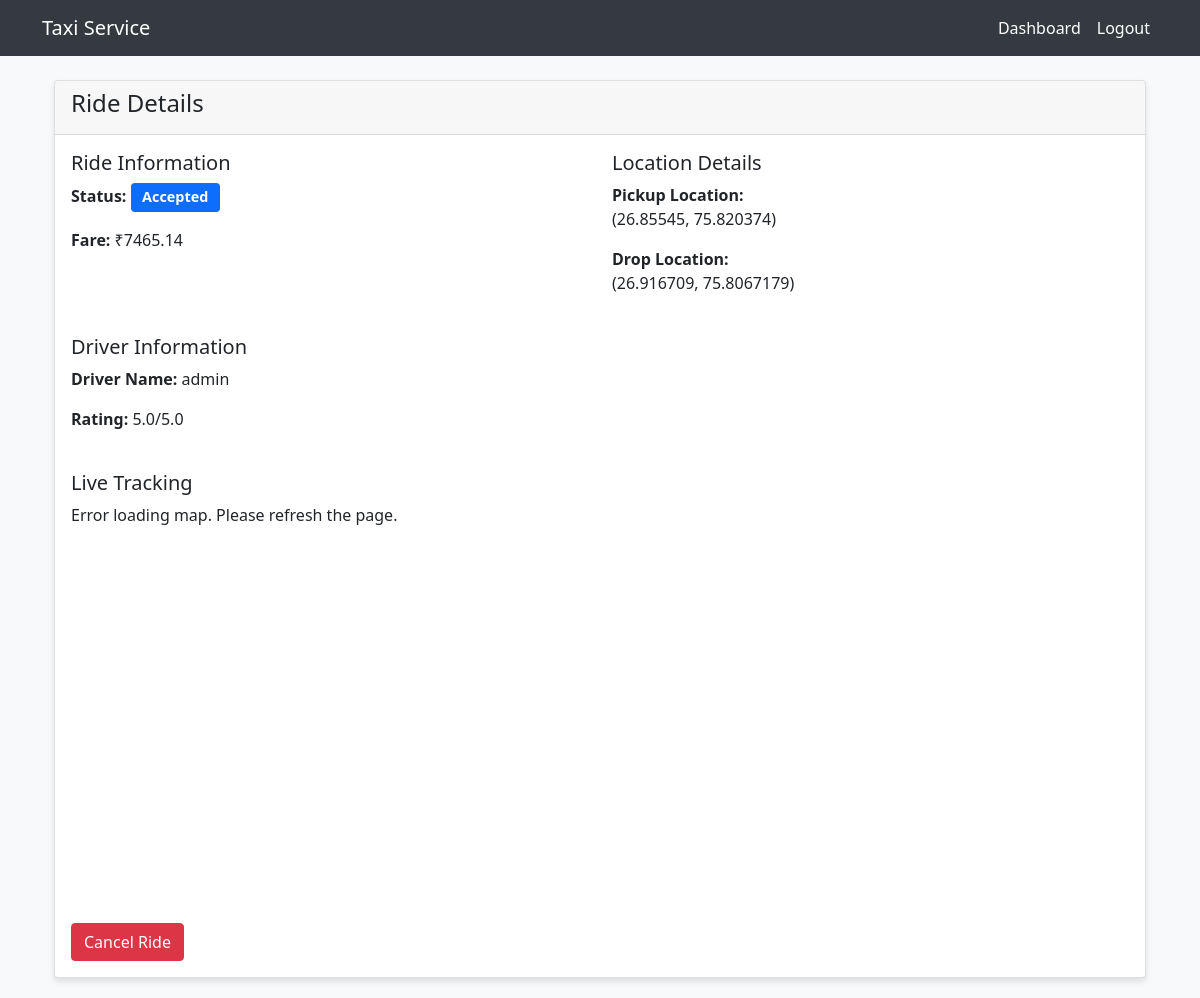
Screenshot of /ride/73/ (signed in) with the database file from the repository.
### rides/models.py (models this page shows, shortened)
class Ride(models.Model):
    customer = models.ForeignKey(User, on_delete=models.CASCADE)
    driver = models.ForeignKey(Driver, on_delete=models.SET_NULL, null=True, blank=True)
    pickup_latitude = models.FloatField()
    pickup_longitude = models.FloatField()
    drop_latitude = models.FloatField()
    drop_longitude = models.FloatField()
    car_type = models.CharField(max_length=50, default="Sedan")
    status = models.CharField(max_length=20, choices=[
        ('Pending', 'Pending'),
        ('Accepted', 'Accepted'),
        ('Completed', 'Completed'),
        ('Cancelled', 'Cancelled')
    ], default='Pending')
    fare = models.DecimalField(max_digits=10, decimal_places=2, default=0)
    cancellation_fee = models.DecimalField(max_digits=10, decimal_places=2, default=0)
    estimated_time = models.CharField(max_length=50, null=True, blank=True)
    cancellation_reason = models.CharField(max_length=50, choices=REASONS, null=True, blank=True)

class Driver(models.Model):
    user = models.OneToOneField(User, on_delete=models.CASCADE)
    latitude = models.FloatField(null=True, blank=True)
    longitude = models.FloatField(null=True, blank=True)
    is_available = models.BooleanField(default=True)
    rating = models.FloatField(default=5.0)
    car_type = models.CharField(max_length=50, default="Sedan")

### rides/views.py (the view)
# urls.py: path("ride/<int:ride_id>/", ride_details, name="ride_details"),
@login_required
def ride_details(request, ride_id):
    try:
        ride = get_object_or_404(Ride, id=ride_id)
        return render(request, "rides/ride_details.html", {
            "ride": ride,
            "MAPBOX_ACCESS_TOKEN": settings.MAPBOX_ACCESS_TOKEN
        })
    except Exception as e:
        messages.error(request, "Error loading ride details.")
        return redirect('dashboard')

### rides/templates/rides/ride_details.html (shortened to what this page needs)
{% extends 'base.html' %}
{% load static %}
{% block extra_head %}
<link href='https://api.mapbox.com/mapbox-gl-js/v2.15.0/mapbox-gl.css' rel='stylesheet' />
{% endblock %}
{% block content %}
<div class="container mt-4">
    <div class="card">
        <div class="card-header">
            <h4>Ride Details</h4>
        </div>
        <div class="card-body">
            <div class="row mb-4">
                <div class="col-md-6">
                    <h5>Ride Information</h5>
                    <p><strong>Status:</strong>
                        <span class="badge {% if ride.status == 'Completed' %}bg-success
                                    {% elif ride.status == 'Cancelled' %}bg-danger
                                    {% elif ride.status == 'Accepted' %}bg-primary
                                    {% else %}bg-warning{% endif %}">
                            {{ ride.status }}
                        </span>
                    </p>
                    <p><strong>Fare:</strong> ₹{{ ride.fare }}</p>
                </div>
                <div class="col-md-6">
                    <h5>Location Details</h5>
                    <p><strong>Pickup Location:</strong><br>
                        ({{ ride.pickup_latitude }}, {{ ride.pickup_longitude }})</p>
                    <p><strong>Drop Location:</strong><br>
                        ({{ ride.drop_latitude }}, {{ ride.drop_longitude }})</p>
                </div>
            </div>
            {% if ride.status == 'Accepted' and ride.driver %}
            <div class="row mb-4">
                <div class="col-md-12">
                    <h5>Driver Information</h5>
                    <p><strong>Driver Name:</strong> {{ ride.driver.user.username }}</p>
                    <p><strong>Rating:</strong> {{ ride.driver.rating }}/5.0</p>
                </div>
            </div>
            <h5>Live Tracking</h5>
            <div id="map"></div>
            {% endif %}
            {% if ride.status == 'Pending' or ride.status == 'Accepted' %}
            <div class="mt-3">
                <a href="{% url 'cancel_ride' ride.id %}" class="btn btn-danger">Cancel Ride</a>
            </div>
            {% endif %}
        </div>
    </div>
</div>
{% endblock %}

### rides/templates/rides/ride_details.html (style rules this page uses)
#map { width: 100%; height: 400px; border-radius: 4px; margin-bottom: 20px; }

### rides/templates/base.html (style rules this page uses)
body { background-color: #f8f9fa; }
.card { box-shadow: 0 4px 6px rgba(0, 0, 0, 0.1); margin-bottom: 20px; }
.badge { font-size: 0.9em; padding: 0.5em 0.8em; }

### rows the page displays
Ride: status "Accepted", fare "7465.14", pickup_latitude "26.85545", pickup_longitude "75.820374", drop_latitude "26.916709", drop_longitude "75.8067179", driver.user.username "admin", driver.rating "5.0"
